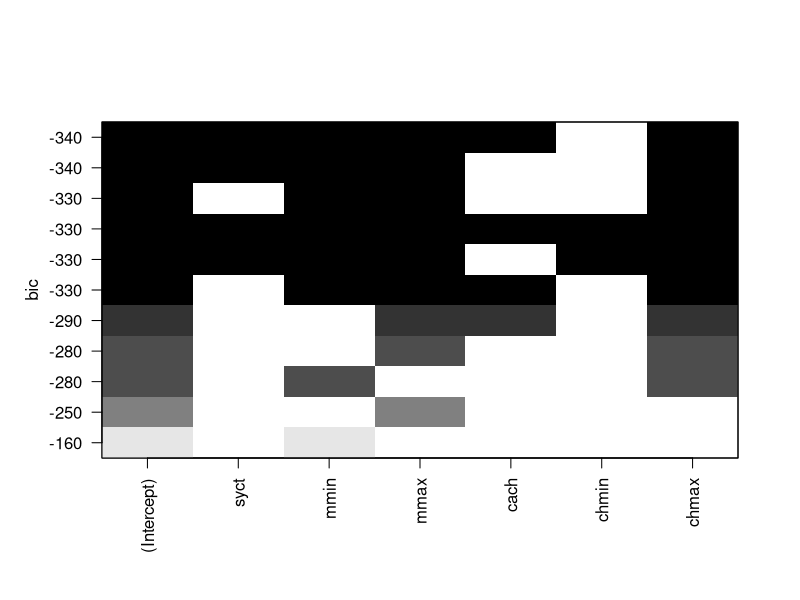
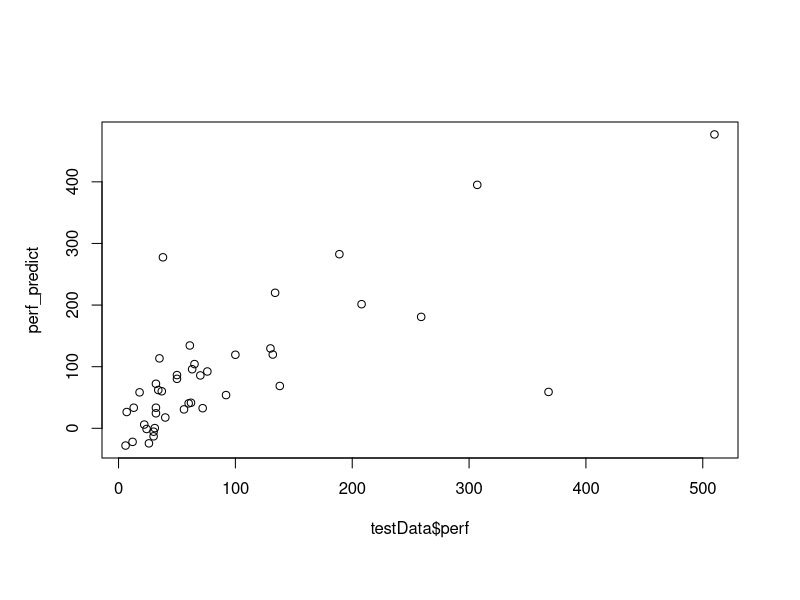

The R source for these figures, in order: (Note: this script raises an error after producing the figures.)
# Set working dir
setwd("D:/Assignment/R_Assignment03")
# Load the libraries
library(tidyr)
library(dplyr)
library(ggplot2)

# Load data
library(MASS)
library(leaps)
data(cpus)

# Check col names
head(cpus)
nrow(cpus)
#split the dataset randomly into two subsets
ind <- sample(nrow(cpus), replace=FALSE,0.8*nrow(cpus))   #训练集80%数据点，测试集20%数据点
trainData <- cpus[ind,]
testData  <- cpus[-ind,]
nrow(trainData)
nrow(testData)

# 6.1 
subset_result <- regsubsets(perf ~ syct+ mmin + mmax + cach +
                              chmin + chmax, data=trainData, nbest=2, nvmax = 6)
plot(subset_result, scale="bic")
summary(subset_result)
# 6.2
# Build a linear model
nullmodel=lm(perf ~ 1, data=trainData)
trainmodel  <- lm(perf ~ syct+ mmin + mmax + cach +
               chmin + chmax, data=trainData)

model_step_b <- step(trainmodel,direction='backward')
model_step_f <- step(nullmodel, scope=list(lower=nullmodel, upper=trainmodel), direction='forward')
model_step_s <- step(nullmodel, scope=list(lower=nullmodel, upper=trainmodel), direction='both')

# Apply the model model_step_s to the test subset
perf_predict <- predict(model_step_s,testData)

# Compare predicted values with actual values 
plot(testData$perf, perf_predict)
fit  <- lm(  testData$perf ~ perf_predict ,data=Discharge_Data)
abline(fit, col="blue")
summary(fit)

# Correlation coefficients
cor(testData$perf, perf_predict)

# Mean predicted value
mean(perf_predict)

# Mean actual value
mean(testData$perf)

# Relative mean bias
(mean(perf_predict) - mean(testData$perf))/
  mean(testData$perf)*100

# MingYANG recommeded:
# I think in this problem "mean(perf_predic - testData$perf)" should be more suitable
# the end 
